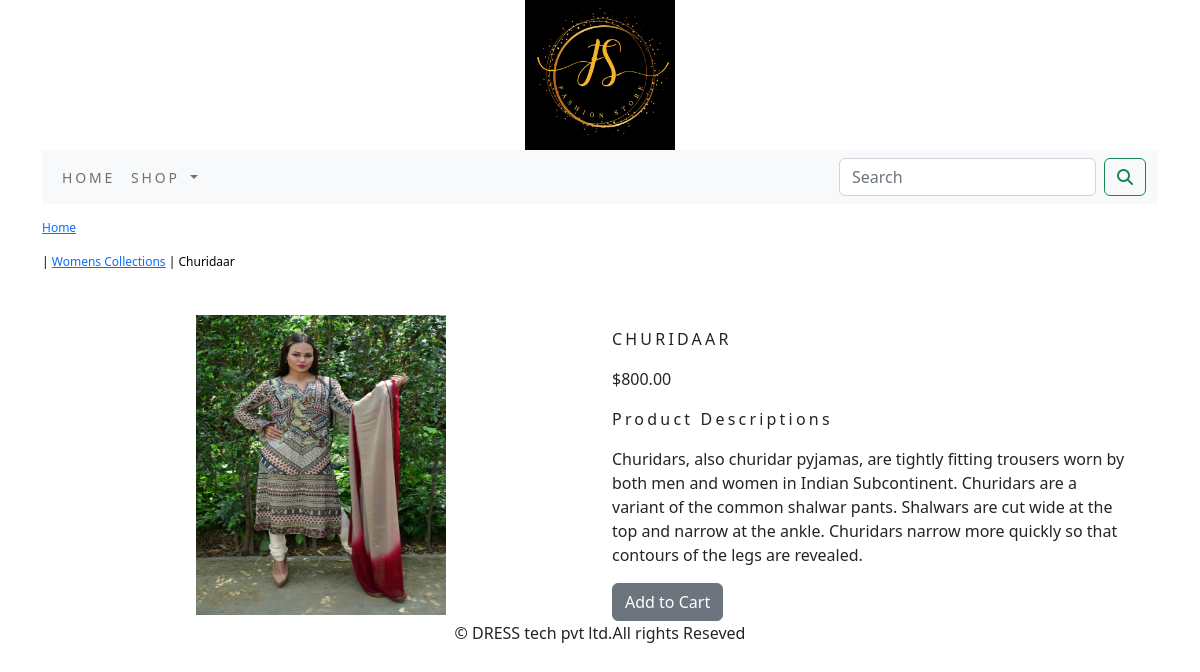
The app's page /shop/womens-collections/churidaar/ with its own data.
### dressapp/models.py (models this page shows, shortened)
class Product(models.Model):
    name=models.CharField(max_length=250,unique=True)
    slug=models.SlugField(max_length=250,unique=True)
    description=models.TextField(blank=True)
    price=models.DecimalField(max_digits=10,decimal_places=2)
    category=models.ForeignKey(Category,on_delete=models.CASCADE)
    image=models.ImageField(upload_to='product',blank=True)
    stock=models.IntegerField()
    available=models.BooleanField(default=True)
    created=models.DateTimeField(auto_now_add=True)
    updated=models.DateTimeField(auto_now=True)
    class Meta:
        ordering = ('name',)
        verbose_name = 'product'
        verbose_name_plural = 'products'

class Category(models.Model):
    name=models.CharField(max_length=250,unique=True)
    slug=models.SlugField(max_length=250,unique=True)
    description=models.TextField(blank=True)
    image=models.ImageField(upload_to='category',blank=True)
    class Meta:
        ordering=('name',)
        verbose_name='category'
        verbose_name_plural='categories'
    def get_url(self):
        return reverse('dressapp:products_by_category', args=[self.slug])
    def __str__(self):
        return '{}'.format(self.name)

### dressapp/views.py (the view)
# urls.py: path('<slug:c_slug>/<slug:product_slug>/',views.proDetail,name='prctCatdetail')
def proDetail(request,c_slug,product_slug):
    try:
        product=Product.objects.get(category__slug=c_slug,slug=product_slug)
    except Exception as e:
        raise e
    return render(request,'product.html',{'product':product})

### cart/context_processors.py (called while the page is built)
def counter(request):
    item_count=0
    if 'admin' in request.path:
        return   {}
    else:
        try:
            cart=Cart.objects.filter(cart_id=_cart_id(request))
            cart_items=CartItem.objects.all().filter(cart=cart[:1])
            for cart_item in cart_items:
                 item_count += cart_item.quantity
        except Cart.DoesNotExist:
            item_count =0
    return dict(item_count=item_count)

### cart/views.py (called while the page is built)
def _cart_id(request):
    cart=request.session.session_key
    if not cart:
        cart=request.session.create()
    return cart

### dressapp/context_processors.py (called while the page is built)
def menu_links(request):
    links=Category.objects.all()
    return dict(links=links)

### Templates/product.html (shortened to what this page needs)
{% extends 'base.html' %}
{% load static %}
{% block content %}
<div class="row my_prod_row_class">
  <div class=" mx_auto">
    <p><a href="{% url 'dressapp:allPrctCat' %}">Home</a></p> | <a href = "{{product.category.get_url}}">{{product.category}}</a> | <a>{{product.name}}</a>
  </div>
</div>
<div class="container">
<br>
<div class="row">
  <div class="col-12 col-sm-12 col-md-12 col-lg-6 text-center">
    <div style="min-width:18rem;">
      <img src="{{product.image.url}}" alt="{{product.name}}" style="width:250px; height:300px;">
    </div>
  </div>
    <div class="col-12 col-sm-12 col-md-12 col-lg-6">
      <div>
      <h1 class="my_prod_title">{{product.name}}</h1>
      <p>${{product.price}}</p>
      <p class="my_title">Product Descriptions</p>
      <p class="text-justify my_prod_text">{{product.description}}</p>
      {% if product.stock <= 0 %}
      <p class="text-justify my_prod_text"><b>OUT OF STOCK</b></p>
      {% else %}
      <a class="btn btn-secondary" href="{% url 'cart:add_cart' product.id %}">Add to Cart</a>
      {% endif %}
      </div>
    </div>
  </div>
</div>
</div>
{% endblock %}

### static/css/custom.css (style rules this page uses)
body { font-family: 'Oswald', sans-serif; }
.my_title { font-size:16px; text_transform:uppercase; letter-spacing:.2em; }
.my_prod_row_class { padding-top:15px; padding-bottom:20px; }
.my_prod_row_class .mx_auto { color:#000; font-size:12px; text-decoration:none; }
.my_prod_title { font-size:16px; text-transform:uppercase; letter-spacing:.2em; padding-top:15px; padding-bottom:10px; }
.my_prod_text { padding-right:20px; }

### records on screen
Product: category "Womens Collections", name "Churidaar", image (picture), name "CHURIDAAR", price "800.00", description "Churidars, also churidar pyjamas, are tightly fitting trousers worn by both men and women in Indian Subcontinent. Churidars are a variant of the common shalwar pants. Shalwars are cut wide at the top and narrow at the ankle. Churidars narrow more quickly so that contours of the legs are revealed."
